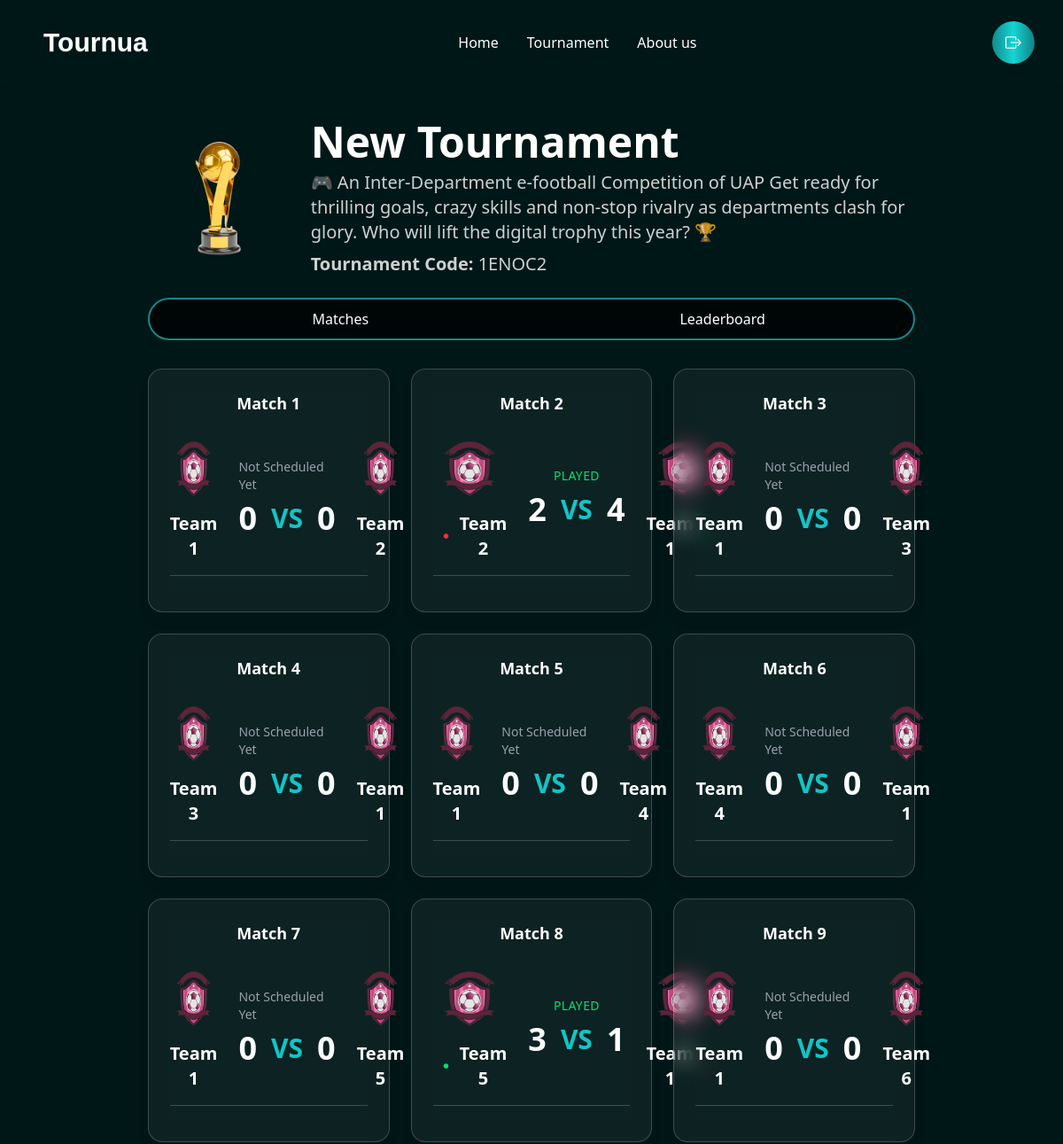
Before: /Tournua/tournament/16 (upper part) with the older database file.
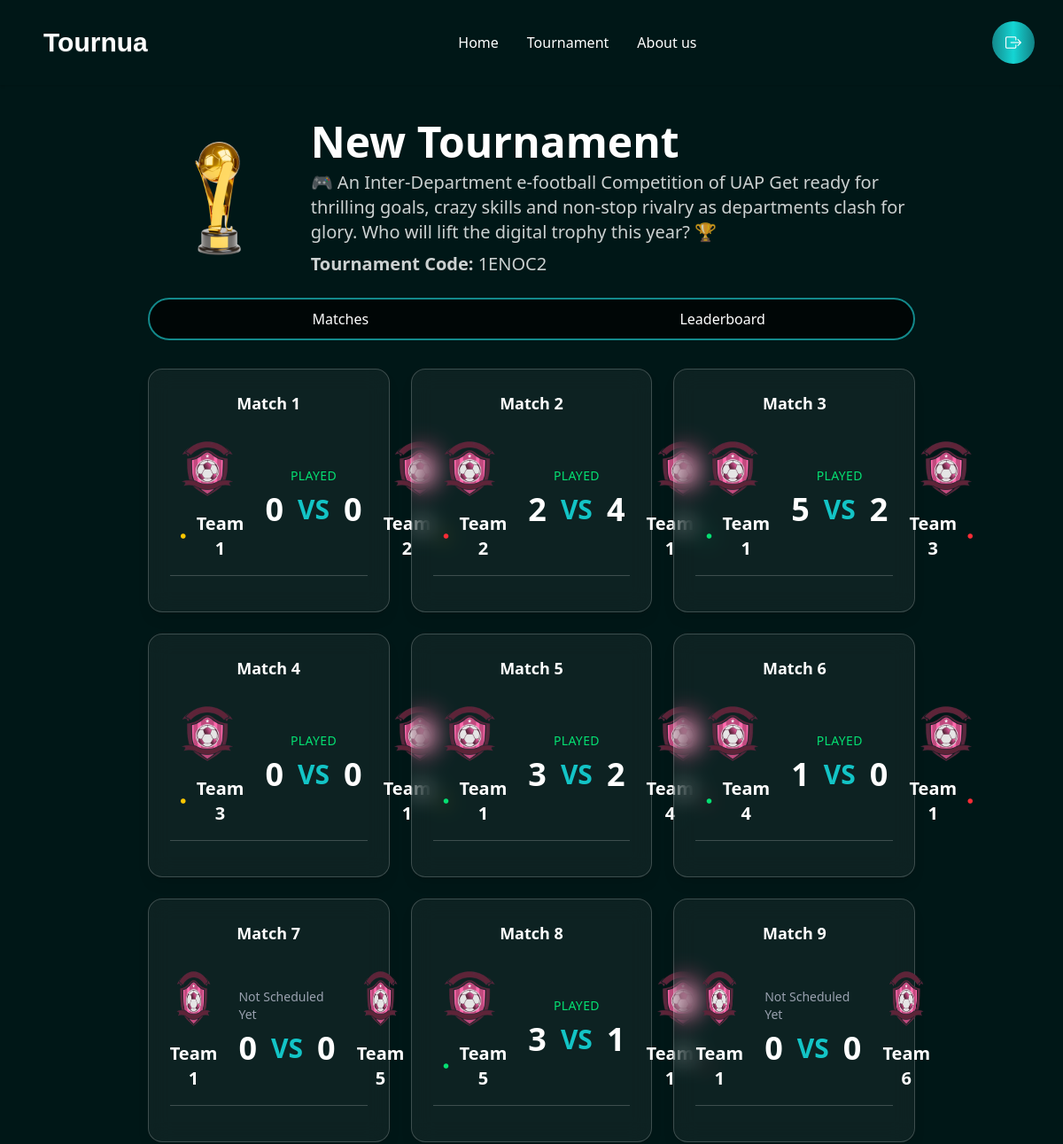
After: the same page with the newer database file.
### tournua/models.py (models this page shows, shortened)
class Match(models.Model):
    tournament = models.ForeignKey(Tournament, on_delete=models.CASCADE, related_name="matches")
    team1 = models.ForeignKey(Team, on_delete=models.CASCADE, related_name="team1_matches")
    team2 = models.ForeignKey(Team, on_delete=models.CASCADE, related_name="team2_matches")
    match_date = models.DateTimeField(blank=True, null=True)  # optional
    team1_score = models.IntegerField(default=0)
    team2_score = models.IntegerField(default=0)
    played = models.BooleanField(default=False)
    created_at = models.DateTimeField(auto_now_add=True)

class Team(models.Model):
    tournament = models.ForeignKey(Tournament, on_delete=models.CASCADE, related_name="teams")
    name = models.CharField(max_length=200)
    logo = models.ImageField(upload_to="team_logos/", blank=True, null=True)

### tournua/views.py (the view)
# urls.py: path("tournament/<int:tournament_id>", views.tournament_view, name="viewTournament"),
def tournament_view(request, tournament_id):
    user = None
    user_id = request.session.get("user_id")
    if user_id:
        try:
            user = UserAccount.objects.get(id=user_id)
        except UserAccount.DoesNotExist:
            user = None
    tournament = get_object_or_404(Tournament, id=tournament_id)
    matches = Match.objects.filter(tournament=tournament).select_related('team1', 'team2').order_by('created_at')
    is_creator = user and tournament.user == user
    context = {
        'tournament': tournament,
        'matches': matches,
        'user': user,
        'is_creator': is_creator
    }
    return render(request, 'view.html', context)

### template/view.html (shortened to what the changed rows need)
{% load static %}
<!DOCTYPE html>
<html lang="en">
<head>
<link href="https://cdn.jsdelivr.net/npm/daisyui@5" rel="stylesheet" type="text/css" />
<script src="https://cdn.jsdelivr.net/npm/@tailwindcss/browser@4"></script>
<link rel="stylesheet" href="https://cdn.jsdelivr.net/npm/bootstrap-icons@1.13.1/font/bootstrap-icons.min.css">
<link rel="stylesheet" href="{% static 'css/style.css' %}">
</head>
<body class="bg-[#001717]">
<main class="flex flex-col items-center px-4 py-10 gap-10 lg:px-20">
  <div class="mx-auto h-auto w-10/12  bg-cover bg-center">
    <div class="grid grid-cols-1 sm:grid-cols-2 lg:grid-cols-3 gap-6 mt-8">
      {% for match in matches %}
      <div class="bg-white/5 backdrop-blur-md rounded-2xl border border-white/20 p-6 hover:scale-[1.02] hover:bg-white/20 transition duration-300 shadow-lg hover:border-[#13898B]">
        <p class="text-white text-center text-lg font-semibold mb-5">
          Match {{ forloop.counter }}
        </p>
        <div class="flex flex-col sm:flex-row items-center justify-between gap-4 sm:gap-6 w-full">
          <div class="flex flex-col items-center justify-center space-y-2">
            <img src="{% static 'trophies/Logo1.png' %}" alt="Team 1 Logo" class="w-16 h-16 sm:w-20 sm:h-20">
            <div class="flex items-center justify-center">
              {% if match.played %}
                {% if match.team1_score > match.team2_score %}
                  <i class="bi bi-dot text-green-400 text-3xl"></i>
                {% elif match.team1_score < match.team2_score %}
                  <i class="bi bi-dot text-red-500 text-3xl"></i>
                {% else %}
                  <i class="bi bi-dot text-yellow-400 text-3xl"></i>
                {% endif %}
              {% endif %}
              <p class="text-lg sm:text-xl text-white font-semibold text-center">{{ match.team1.name }}</p>
            </div>
          </div>
          <div class="flex flex-col items-center gap-2 text-white">
            {% if match.played %}
              <p class="text-sm text-green-400 font-medium uppercase tracking-wide">Played</p>
            {% elif match.match_date %}
              <p class="text-sm text-yellow-300 font-medium">{{ match.match_date|date:"M d, Y h:i A" }}</p>
            {% else %}
              <p class="text-sm text-gray-400 font-medium">Not Scheduled Yet</p>
            {% endif %}
            <div class="flex items-center gap-4 text-3xl sm:text-4xl font-bold">
              <span>{{ match.team1_score|default_if_none:"-" }}</span>
              <span class="text-[#13C4C6] text-2xl sm:text-3xl">VS</span>
              <span>{{ match.team2_score|default_if_none:"-" }}</span>
            </div>
          </div>
          <div class="flex flex-col items-center justify-center space-y-2">
            <img src="{% static 'trophies/Logo1.png' %}" alt="Team 2 Logo" class="w-16 h-16 sm:w-20 sm:h-20">
            <div class="flex items-center justify-center">
              <p class="text-lg sm:text-xl text-white font-semibold text-center">{{ match.team2.name }}</p>
              {% if match.played %}
                {% if match.team2_score > match.team1_score %}
                  <i class="bi bi-dot text-green-400 text-3xl"></i>
                {% elif match.team2_score < match.team1_score %}
                  <i class="bi bi-dot text-red-500 text-3xl"></i>
                {% else %}
                  <i class="bi bi-dot text-yellow-400 text-3xl"></i>
                {% endif %}
              {% endif %}
            </div>
          </div>
        </div>
        <hr class="my-4 border-white/20">
      </div>
      {% endfor %}
    </div>
  </div>
</main>
</body>
</html>

Changed rows visible on the page:
changed Match (number 1 of 9 on the later page): played "Not Scheduled Yet" → "PLAYED"
changed Match (number 3 of 9 on the later page): team1_score "0" → "5"; team2_score "0" → "2"; played "Not Scheduled Yet" → "PLAYED"
changed Match (number 4 of 9 on the later page): played "Not Scheduled Yet" → "PLAYED"
changed Match (number 5 of 9 on the later page): team1_score "0" → "3"; team2_score "0" → "2"; played "Not Scheduled Yet" → "PLAYED"
changed Match (number 6 of 9 on the later page): team1_score "0" → "1"; played "Not Scheduled Yet" → "PLAYED"
